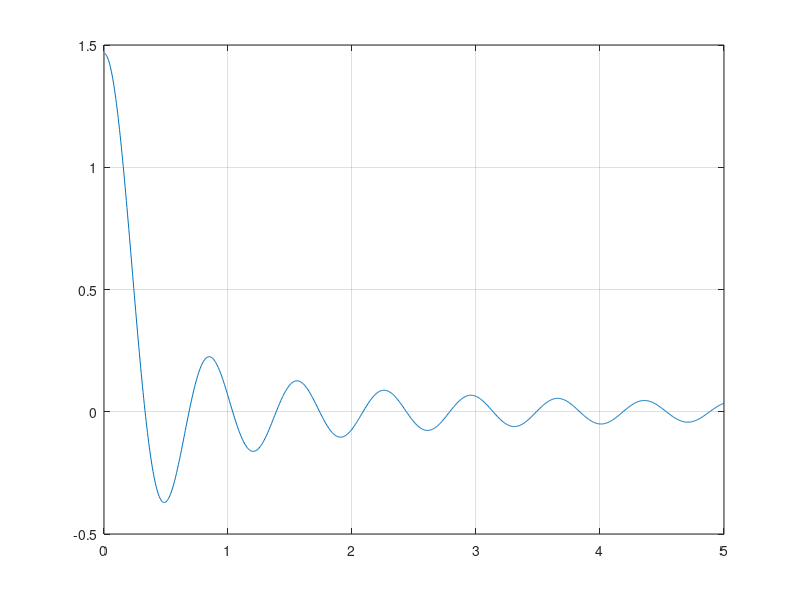

Recreate this plot in MATLAB.
clear all
close all
clc

n = 0.; v = 10.;
f=@(x)besselj(n,x).*bessely(n,v*x)-besselj(n,v*x).*bessely(n,x)
x=linspace(0,5,1000);
figure
plot(x,f(x)) % we use the figure to guess at the roots
grid on
options=optimset('tolx',1e-9);
fzero(f,0.3) % we tell fzero to look near 0.3
fzero(f,0.7)
fzero(f,1)